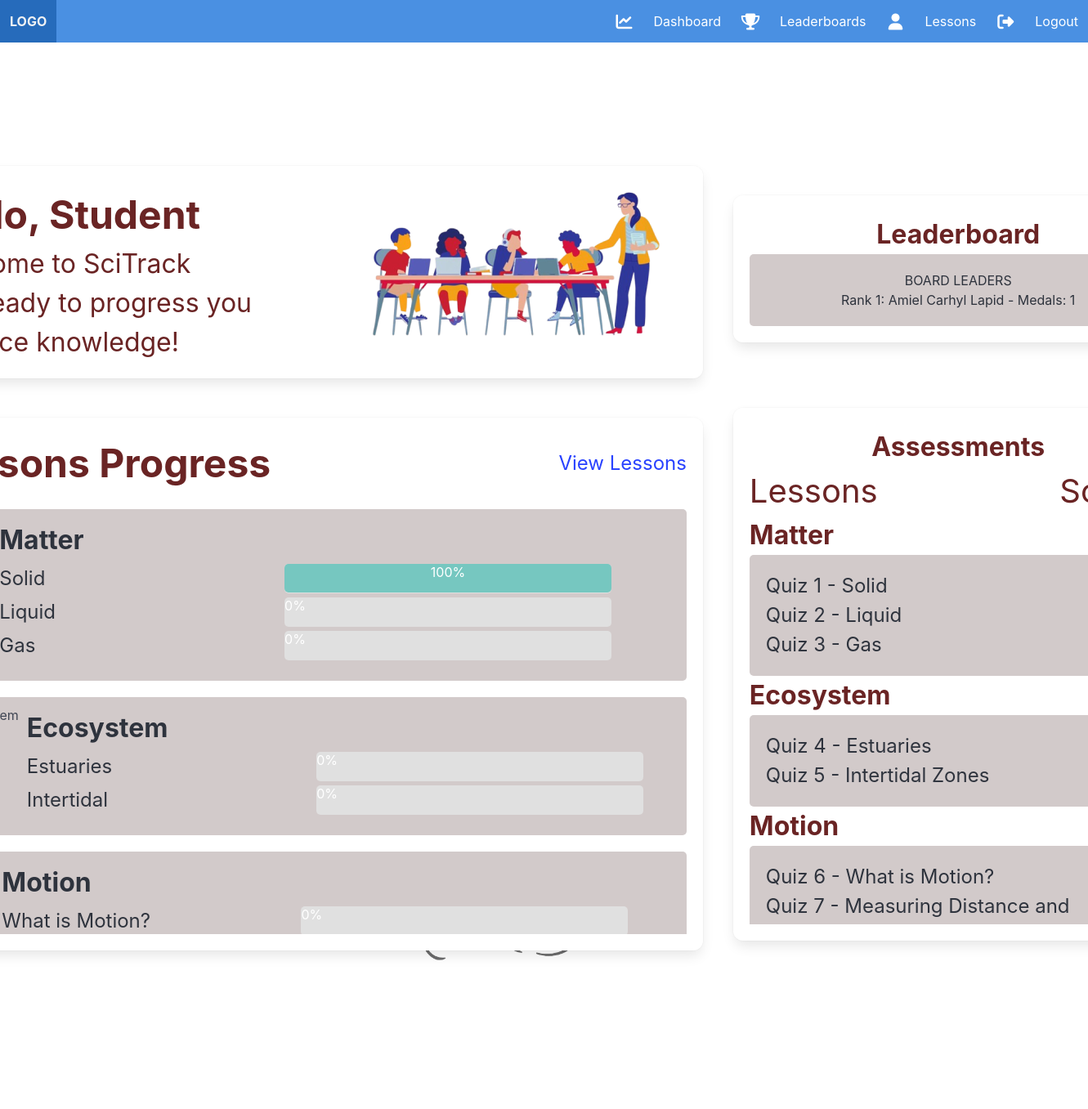
The page /student/studentdashBoard.php (signed in) on the database its author committed.
### tables this page shows
CREATE TABLE `tbl_students` (
  `id` int(11) NOT NULL,
  `name` varchar(255) NOT NULL,
  `section` varchar(255) NOT NULL,
  `username` varchar(255) NOT NULL,
  `status` varchar(255) NOT NULL DEFAULT 'Active'
);

CREATE TABLE `tbl_quiz_scores` (
  `id` int(11) NOT NULL,
  `student_id` int(11) NOT NULL,
  `quiz_id` int(11) NOT NULL,
  `lesson` varchar(255) NOT NULL,
  `score` int(11) NOT NULL,
  `date_taken` datetime NOT NULL
);

### student/studentdashBoard.php (the view, shortened to what this page needs)
<?php
include_once('./includes/board.php');
include_once('../admin/includes/dbCon.php');
$id = $_SESSION["id"];
$scores = [];
$query = "SELECT lesson, quiz_id, score FROM tbl_quiz_scores WHERE student_id = ?";
$stmt = $conn->prepare($query);
$stmt->bind_param("i", $id);
$stmt->execute();
$result = $stmt->get_result();
$query = "
    SELECT s.id, s.name, COUNT(a.id) AS achievement_count
    FROM tbl_students s
    JOIN tbl_achievements a ON s.id = a.student_id
    GROUP BY s.id, s.name
    ORDER BY achievement_count DESC
";
$leadResult = $conn->query($query);
$students = [];
if ($leadResult) {
    while ($row = $leadResult->fetch_assoc()) {
        $students[] = $row;
    }
}
while ($row = $result->fetch_assoc()) {
    $scores[] = $row;
}
$quizMapping = [
    1 => 'Solid',
    2 => 'Liquid',
    3 => 'Gas',
    4 => 'Estuaries',
    5 => 'Intertidal',
    6 => 'What is Motion?',
    7 => 'Measuring Distance/Time',
    8 => 'Weathering and Soil Formation',
    9 => 'Effects of Soil Erosion'
];
?>
<link rel="stylesheet" href="./css/dashboard.css">
<section class="hero is-fullheight">
    <div class="hero-body">
        <div class="container">
            <div class="columns is-vcentered">
                <div class="column is-full-mobile is-four-fifths-tablet mt-2">
                    <div class="box dash has-shadow first-box">
                        <img class="aas" style="float: right;" src="../image/teach.png" alt="teach1">
                        <p class="has-text-primary is-size-1 has-text-left mt-1 has-text-weight-bold">Hello, Student</p>
                        <p class="has-text-primary is-size-3 has-text-left"> Welcome to SciTrack</p>
                        <p class="has-text-primary is-size-3 has-text-left">Get ready to progress you Science knowledge!</span></p>
                    </div>
                </div>
                <div class="column is-full-mobile is-two-fifths-tablet">
                    <div class="box dash has-shadow second-box has-text-centered">
                        <p class="has-text-primary is-size-3 mt-1 has-text-weight-bold">Leaderboard</p>
                        <div class="small-box">
                <p class="has-text-dark">BOARD LEADERS</p>
                <div class="scrollable-container3">
                                <?php
                                $rank = 1;
                                foreach ($students as $student) {
                                    $name = $student['name'];
                                    $achievement_count = $student['achievement_count'];
                                    if ($rank <= 10) {
                                        echo "<p class='has-text-dark'>Rank $rank: $name - Medals: $achievement_count</p>";
                                    }
                                    $rank++;
                                }
                                ?>
                            </div>
            </div>
                    </div>
                </div>
            </div>
            <div class="columns is-vcentered">
    <div class="column is-full-mobile is-four-fifths-tablet third-box-container mt-5">
        <div class="box dash has-shadow has-text-left third-box">
            <div class="flex-container">
                <p class="has-text-primary is-size-1 has-text-weight-bold">Lessons Progress</p>
                <a href="studentWelcome.php" class="is-size-4">View Lessons</a>
            </div>
            <div class="scrollable-container">
                <div class="small-box2">
                    <div class="flex-container2">
                        <div class="text-container">
                            <p class="subtitle is-size-3 has-text-dark has-text-left secondary-font has-text-weight-bold mt-2">Matter</p>
                            <div class="flex-container3">
                                <?php
                                for ($i = 1; $i <= 3; $i++) {
                                    $progress = '0%';
                                    foreach ($scores as $score) {
                                        if ($score['quiz_id'] == $i) {
                                            $progress = '100%';
                                            break;
                                        }
                                    }
                                    echo "<div class='lesson-item'>
                                        <div class='has-text-dark has-text-left is-size-4'>{$quizMapping[$i]}</div>
                                        <div class='progress-container1'>
                                            <div class='progress-bar' style='width: {$progress};'>{$progress}</div>
                                        </div>
                                    </div>";
                                }
                                ?>
                            </div>
                        </div>
                    </div>
                </div>
                <div class="small-box2">
                    <div class="flex-container2">
                        <img src="../image/ecosystemTopic1.gif" class="lessonImage" alt="Ecosystem">
                        <div class="text-container">
                            <p class="subtitle is-size-3 has-text-dark has-text-left secondary-font has-text-weight-bold mt-2">Ecosystem</p>
                            <div class="flex-container3">
                                <?php
                                for ($i = 4; $i <= 5; $i++) {
                                    $progress = '0%';
                                    echo "<div class='lesson-item'>
                                        <div class='has-text-dark has-text-left is-size-4'>{$quizMapping[$i]}</div>
                                        <div class='progress-container2'>
                                            <div class='progress-bar' style='width: {$progress};'>{$progress}</div>
                                        </div>
                                    </div>";
                                }
                                ?>
                            </div>
                        </div>
                    </div>
                </div>
                <div class="small-box2">
                    <div class="flex-container2">
                        <div class="text-container">
                            <p class="subtitle is-size-3 has-text-dark has-text-left secondary-font has-text-weight-bold mt-2">Motion</p>
                            <div class="flex-container3">
                                <?php
                                for ($i = 6; $i <= 7; $i++) {
                                    $progress = '0%';
                                    echo "<div class='lesson-item'>
                                        <div class='has-text-dark has-text-left is-size-4'>{$quizMapping[$i]}</div>
                                        <div class='progress-container3'>
                                            <div class='progress-bar' style='width: {$progress};'>{$progress}</div>
                                        </div>
                                    </div>";
                                }
                                ?>
                            </div>
                        </div>
                    </div>
                </div>
            </div>
        </div>
    </div>
    <div class="column is-full-mobile is-two-fifths-tablet fourth-box-container">
        <div class="box dash has-shadow has-text-centered fourth-box">
            <p class="has-text-primary is-size-3 mt-1 has-text-weight-bold">Assessments</p>
            <div class="flex-container">
                <p class="has-text-primary has-text-left is-size-2">Lessons</p>
                <p class="has-text-primary has-text-left is-size-2">Scores</p>
            </div>
            <div class="scrollable-container2">
                <?php
                $groupedScores = [];
                foreach ($scores as $score) {
                    $groupedScores[$score['lesson']][] = $score;
                }
                $allQuizzes = [
                    ['lesson' => 'Matter', 'quiz_id' => 1, 'lesson_name' => 'Solid'],
                    ['lesson' => 'Matter', 'quiz_id' => 2, 'lesson_name' => 'Liquid'],
                    ['lesson' => 'Matter', 'quiz_id' => 3, 'lesson_name' => 'Gas'],
                    ['lesson' => 'Ecosystem', 'quiz_id' => 4, 'lesson_name' => 'Estuaries'],
                    ['lesson' => 'Ecosystem', 'quiz_id' => 5, 'lesson_name' => 'Intertidal Zones'],
                    ['lesson' => 'Motion', 'quiz_id' => 6, 'lesson_name' => 'What is Motion?'],
                    ['lesson' => 'Motion', 'quiz_id' => 7, 'lesson_name' => 'Measuring Distance and Time'],
                    ['lesson' => 'Earth\'s Surface', 'quiz_id' => 8, 'lesson_name' => 'Weathering and Soil Formation'],
                    ['lesson' => 'Earth\'s Surface', 'quiz_id' => 9, 'lesson_name' => 'Effects of Soil Erosion'],
                ];
                $quizzesByLesson = [];
                foreach ($allQuizzes as $quiz) {
                    $quizzesByLesson[$quiz['lesson']][] = $quiz;
                }
                foreach ($quizzesByLesson as $lesson => $quizzes) {
                    echo "<p class='has-text-primary has-text-left is-size-3 has-text-weight-bold'>{$lesson}</p>";
                    echo "<div class='small-box3'>";
                    foreach ($quizzes as $quiz) {
                        $score = 'None';
                        if (isset($groupedScores[$lesson])) {
                            foreach ($groupedScores[$lesson] as $sc) {
                                if ($sc['quiz_id'] == $quiz['quiz_id']) {
                                    $score = $sc['score'] !== null ? "{$sc['score']}/10" : 'None';
                                    break;
                                }
                            }
                        }
                        echo "<div class='flex-container'>
                            <p class='has-text-dark has-text-left is-size-4'>Quiz {$quiz['quiz_id']} - {$quiz['lesson_name']}</p>
                            <p class='has-text-dark has-text-right is-size-4'>{$score}</p>
                        </div>";
                    }
                    echo "</div>";
                }
                ?>
            </div>
        </div>
    </div>
</div>

### student/includes/board.php (shortened to what this page needs)
<!DOCTYPE html>
<html lang="en" data-theme="light" >
<head>
    <link rel="stylesheet" href="https://cdnjs.cloudflare.com/ajax/libs/font-awesome/5.15.4/css/all.min.css">
    <link rel="stylesheet" href="https://cdn.jsdelivr.net/npm/bulma@1.0.1/css/bulma.min.css">
</head>
<body>
    <nav class="navbar is-fixed-top ">
        <div class="navbar-brand">
            <a class="navbar-item has-text-white has-text-weight-bold" href="#">
                LOGO
            </a>
        </div>
        <div class="navbar-menu">
            <div class="navbar-end">
                <a href="studentdashBoard.php" class="navbar-item has-text-white">
                    <span class="icon is-medium mr-2"><i class="fas fa-chart-line fa-lg"></i></span>
                    Dashboard
                </a>
                <a href="leaderboards.php" class="navbar-item has-text-white">
                    <span class="icon is-medium mr-2"><i class="fas fa-trophy fa-lg"></i></span>
                    Leaderboards
                </a>
                <a href="studentWelcome.php?show=Lessons" class="navbar-item has-text-white">
                    <span class="icon is-medium mr-2"><i class="fas fa-user fa-lg"></i></span>
                    Lessons
                </a>
                <a href="./../admin/includes/logout.php" class="navbar-item has-text-white">
                    <span class="icon is-medium mr-2"><i class="fas fa-sign-out-alt fa-lg"></i></span>
                    Logout
                </a>
            </div>
        </div>
    </nav>
    <div class="floating-container">
        <img src="../image/saturn.png" alt="saturn" class="drifting-img">
    </div>

### student/css/dashboard.css (style rules this page uses)
.hero-body { position: relative; }
.navbar { background-color: #4A90E2 !important; }
.first-box { width: 90%; }
.second-box { width: 105%; margin-left: -18%; }
.third-box { width: 90%; }
.fourth-box { width: 105%; margin-left: -18%; }
.columns { margin-left: -18%; }
.third-box-container { margin-top: -3%; }
.small-box { background-color: #D2CACA; padding: 20px; border-radius: 5px; }
.small-box2 { background-color: #D2CACA; padding: 10px; margin-top: 20px; border-radius: 5px; }
.small-box3 { background-color: #D2CACA ; padding: 20px; border-radius: 5px; }
.flex-container { display: flex; justify-content: space-between; align-items: center; }
.flex-container2 { display: flex; align-items: flex-start; }
.text-container { margin-left: 10px; }
.flex-container3 { margin-top: -15px; display: flex; flex-direction: column; }
.lessonImage { max-width: 15%; height: auto; }
.scrollable-container { max-height: 540px; overflow-y: auto; overflow-x: hidden; }
.scrollable-container2 { max-height: 500px; overflow-y: auto; overflow-x: hidden; }
.scrollable-container3 { max-height: 90px; overflow-y: auto; overflow-x: hidden; }
.flex-container3 { display: flex; flex-direction: column; align-items: flex-start; margin-bottom: 10px; justify-content: space-between; }
.lesson-item { display: flex; justify-content: space-between; width: 100%; margin-bottom: 5px; }
.progress-container1 { width: 400px; background-color: #e0e0e0; border-radius: 5px; margin-left: 280px; }
.progress-container2 { width: 400px; background-color: #e0e0e0; border-radius: 5px; margin-left: 250px; }
.progress-container3 { width: 400px; background-color: #e0e0e0; border-radius: 5px; margin-left: 75px; }
.progress-bar { height: 35px; background-color: #76c7c0; text-align: center; color: white; line-height: 20px; border-radius: 5px; }

### student/includes/board.php (style rules this page uses)
:root { --bulma-primary-h: 0deg; --bulma-primary-s: 49%; --bulma-primary-l: 28%; --bulma-danger-h: 0deg; --bulma-danger-s: 81%; --bulma-danger-l: 53%; }
body { background-color: #ffffff; background-position: center; background-repeat: no-repeat; background-size: 100% 100%; min-height: 100vh; color: #ffffff; }
.floating-container { position: absolute; top: 0; left: 0; width: 100vw; height: 100vh; z-index: 0; overflow: hidden; }
.floating-container img { position: absolute; z-index: 0; opacity: 0.7; transition: transform 0.5s ease-in-out; }

### rows shown on the page
tbl_students: name "Amiel Carhyl Lapid", achievement_count "1"
tbl_quiz_scores: i "Solid", quiz "100%", quiz "1", lesson_name "Solid"

### other values the page prints
$quizMapping[$i] "Liquid"
$progress "0%"
$quizMapping[$i] "Gas"
$quizMapping[$i] "Estuaries"
$quizMapping[$i] "Intertidal"
$quizMapping[$i] "What is Motion?"
$lesson "Matter"
$quiz['quiz_id'] "2"
$quiz['lesson_name'] "Liquid"
$quiz['quiz_id'] "3"
$quiz['lesson_name'] "Gas"
$lesson "Ecosystem"
$quiz['quiz_id'] "4"
$quiz['lesson_name'] "Estuaries"
$quiz['quiz_id'] "5"
